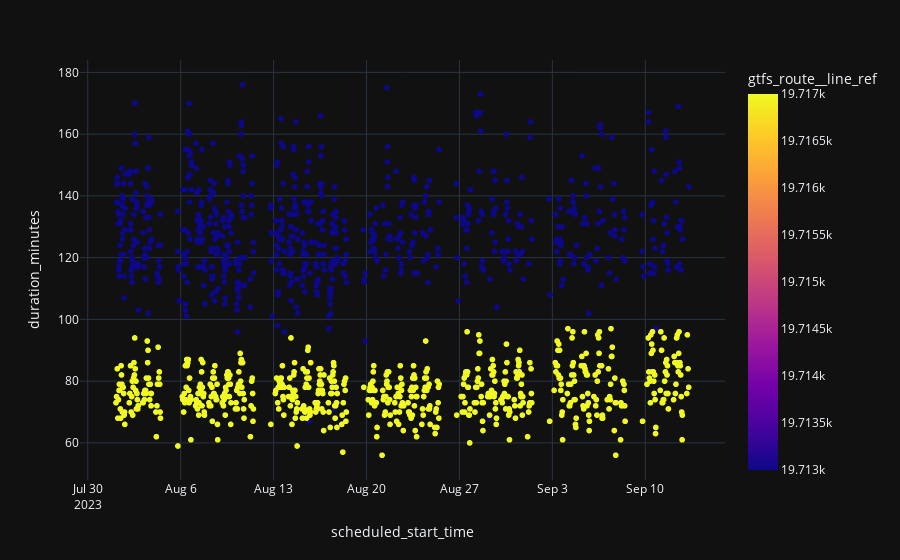

Write notebook code for a chart like this one.
### Markdown cell above
### Outliers removed

This looks much better!

### Code cell
px.scatter(all_rides_filtered_outliers, x = "scheduled_start_time", y = "duration_minutes", color = "gtfs_route__line_ref")

### Figure 1 — Plotly figure (JSON) as saved in the notebook; plotly's stock layout.template omitted (floating-point values rounded to 4 significant figures; data arrays with more than 128 entries replaced by an {"elided": "..."} marker saying what was removed)
{"data": [{"hovertemplate": "scheduled_start_time=%{x}<br>duration_minutes=%{y}<br>gtfs_route__line_ref=%{marker.color}<extra></extra>", "legendgroup": "", "marker": {"color": {"elided": "1383 int values"}, "coloraxis": "coloraxis", "symbol": "circle"}, "mode": "markers", "name": "", "showlegend": false, "type": "scattergl", "x": {"elided": "1383 str values"}, "xaxis": "x", "y": {"elided": "1383 int values"}, "yaxis": "y"}], "layout": {"coloraxis": {"colorbar": {"title": {"text": "gtfs_route__line_ref"}}, "colorscale": [[0, "#0d0887"], [0.1111, "#46039f"], [0.2222, "#7201a8"], [0.3333, "#9c179e"], [0.4444, "#bd3786"], [0.5556, "#d8576b"], [0.6667, "#ed7953"], [0.7778, "#fb9f3a"], [0.8889, "#fdca26"], [1, "#f0f921"]]}, "legend": {"tracegroupgap": 0}, "margin": {"t": 60}, "xaxis": {"anchor": "y", "domain": [0, 1], "title": {"text": "scheduled_start_time"}}, "yaxis": {"anchor": "x", "domain": [0, 1], "title": {"text": "duration_minutes"}}}}
